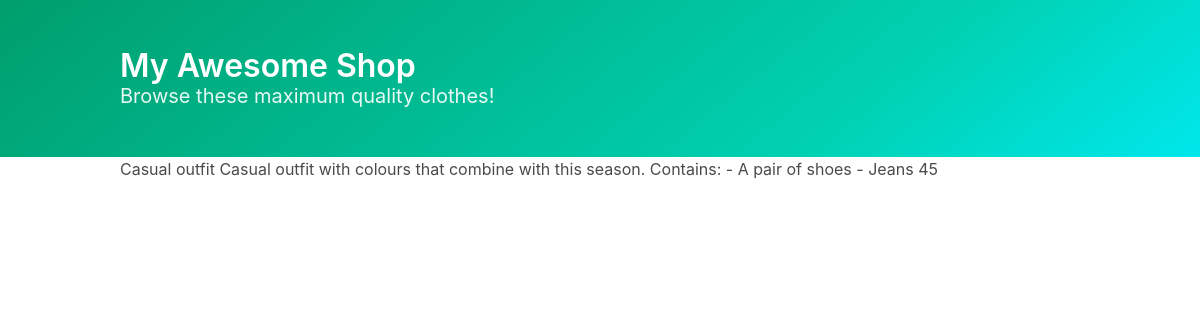
Page /product?id=1 on the committed database.
### tables this page shows
CREATE TABLE `products` (
	`id`	INTEGER NOT NULL PRIMARY KEY AUTOINCREMENT UNIQUE,
	`name`	TEXT NOT NULL,
	`description`	TEXT NOT NULL DEFAULT 'Este producto no contiene una descripción',
	`image`	TEXT NOT NULL,
	`price`	REAL NOT NULL
);

### models/Model.php (called while the page is built)
<?php
class Model
{
    public static function db()
    {
        return new SQLite3('./database/shop.sqlite');
    }
}

### models/Product.php (called while the page is built, shortened)
<?php
include 'Model.php';
class Product extends Model
{
    public function __construct($id, $name, $desc, $img, $price)
    {
        $this->name = $name;
        $this->description = $desc;
        $this->price = $price;
    }
    public static function get($id) {
        $statement = self::db()->prepare('SELECT * FROM products WHERE id=:id');
        $statement->bindValue(':id', $id, SQLITE3_INTEGER);
        $result = $statement->execute()->fetchArray(SQLITE3_ASSOC);
        return new Product(
            $result["id"],
            $result["name"],
            $result["description"],
            $result["image"],
            $result["price"]
        );
    }
}

### product.php (the view)
<?php
include './views/partials/head.php';
include './views/partials/header.php';
include './models/Product.php';
$id = filter_input(INPUT_GET, "id", FILTER_SANITIZE_NUMBER_INT);
$product = Product::get($id);
?>
<div class="container">
    <?=$product->name?>
    <?=$product->description?>
    <?=$product->price?>
</div>
<?php
include './views/partials/bottom.php';
?>

### public/css/app.css (style rules this page uses)
* { box-sizing: border-box; }

### rows in the picture
products: name "Casual outfit", description "Casual outfit with colours that combine with this season. Contains: - A pair of shoes - Jeans", price "45"
